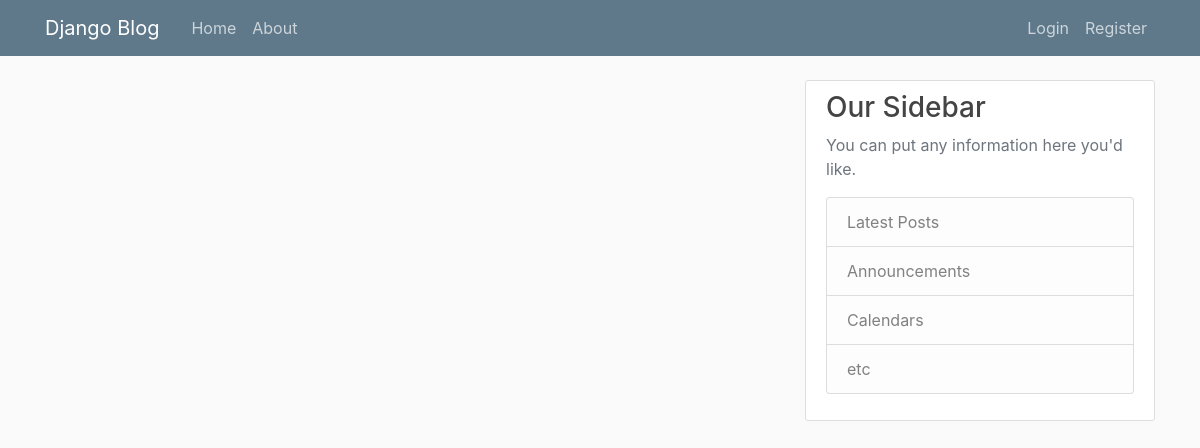
Before: / with the older database file.
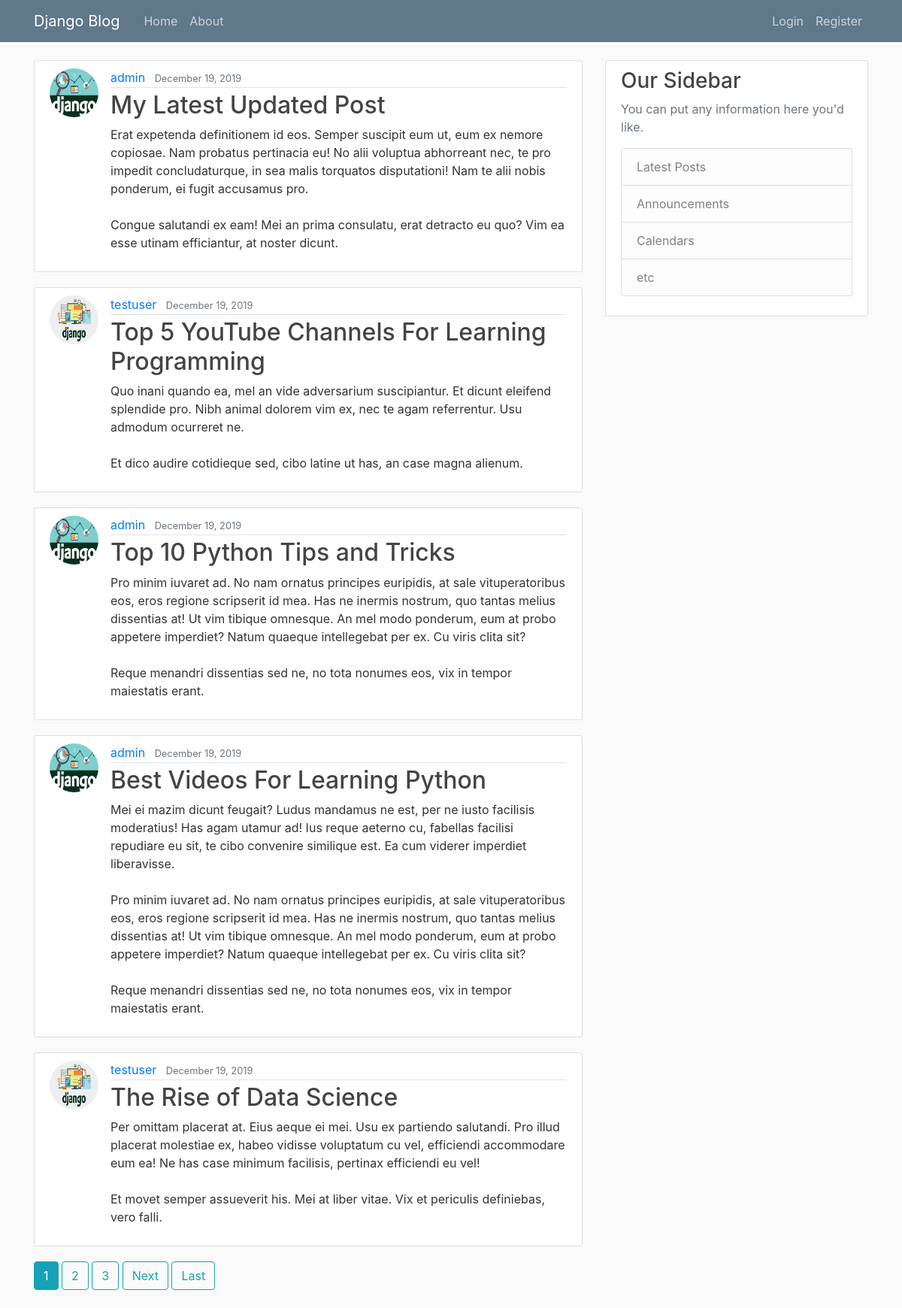
After: the same page with the newer database file.
### blogapp/models.py (models this page shows, shortened)
class Post(models.Model):
    title = models.CharField(max_length=100)
    content = models.TextField()
    date_posted = models.DateTimeField(default=timezone.now)
    author = models.ForeignKey(User, on_delete=models.CASCADE)

### usersapp/models.py (models this page shows, shortened)
class Profile(models.Model):
    user = models.OneToOneField(User, on_delete=models.CASCADE)
    image = models.ImageField(default="default.jpg", upload_to="profile_pics")

### blogapp/views.py (the view)
# urls.py: path('', PostListView.as_view(), name='blogapp-home'), #Custom convention see views.py
class PostListView(ListView): #used instead of home view #Using our conventions
    model = Post
    template_name = 'blogapp/home.html' # default=> <app>/<model>_viewtype<>/
    context_object_name = 'posts' #otherwise default is post_list will be searcched
    ordering= ['-date_posted'] # for odering latest posts to appear first
    paginate_by = 5

### blogapp/templates/blogapp/home.html (shortened to what this page needs)
{% extends "blogapp/base.html" %}
{% block content %}
    {% for post in posts %}
        <article class="media content-section">
          <img class="rounded-circle article-img" src="{{ post.author.profile.image.url }}" alt="">
          <div class="media-body">
            <div class="article-metadata">
              <a class="mr-2" href="{% url 'user-post' post.author.username %}">{{ post.author }}</a>
              <small class="text-muted">{{ post.date_posted | date:"F d, Y" }}</small>
            </div>
            <h2><a class="article-title" href="{% url 'post-detail' post.id %}">{{ post.title }}</a></h2>
            <p class="article-content">{{ post.content }}</p>
          </div>
        </article>
    {% endfor %}
    {% if is_paginated %}
      {% for num in page_obj.paginator.page_range %}
        {% if page_obj.number == num %}
          <a class="btn btn-info mb-4" href="?page={{ num }}">{{ num }}</a>
        {% elif num > page_obj.number|add:'-3' and num < page_obj.number|add:'3' %}
          <a class="btn btn-outline-info mb-4" href="?page={{ num }}">{{ num }}</a>
        {% endif %}
      {% endfor %}
      {% if page_obj.has_next %}
        <a class="btn btn-outline-info mb-4" href="?page={{page_obj.next_page_number}}">Next</a>
        <a class="btn btn-outline-info mb-4" href="?page={{ page_obj.paginator.num_pages }}">Last</a>
      {% endif %}
    {% endif %}
{% endblock content %}

### blogapp/templates/blogapp/base.html (shortened to what this page needs)
{% load static %}
<!DOCTYPE html>
<html>
<head>
    <link rel="stylesheet" href="https://maxcdn.bootstrapcdn.com/bootstrap/4.0.0/css/bootstrap.min.css">
    <link rel="stylesheet" type="text/css" href="{% static 'blogapp/main.css' %}">
</head>
<body>
    <header class="site-header">
      <nav class="navbar navbar-expand-md navbar-dark bg-steel fixed-top">
        <div class="container">
          <a class="navbar-brand mr-4" href="{% url 'blogapp-home' %}">Django Blog</a>
          <div class="collapse navbar-collapse" id="navbarToggle">
            <div class="navbar-nav mr-auto">
              <a class="nav-item nav-link" href="{% url 'blogapp-home' %}">Home</a>
              <a class="nav-item nav-link" href="{% url 'blogapp-about' %}">About</a>
            </div>
            <div class="navbar-nav">
              {% if user.is_authenticated %}
                <a class="nav-item nav-link" href="{% url 'post-create' %}">New Post</a>
                <a class="nav-item nav-link" href="{% url 'profile' %}">Profile</a>
                <a class="nav-item nav-link" href="{% url 'logout' %}">Logout</a>
              {% else %}
                <a class="nav-item nav-link" href="{% url 'login' %}">Login</a>
                <a class="nav-item nav-link" href="{% url 'register' %}">Register</a>
              {% endif %}
            </div>
          </div>
        </div>
      </nav>
    </header>
    <main role="main" class="container">
      <div class="row">
        <div class="col-md-8">
          {% block content %}{% endblock %}
        </div>
        <div class="col-md-4">
          <div class="content-section">
            <h3>Our Sidebar</h3>
            <p class='text-muted'>You can put any information here you'd like.
              <ul class="list-group">
                <li class="list-group-item list-group-item-light">Latest Posts</li>
                <li class="list-group-item list-group-item-light">Announcements</li>
                <li class="list-group-item list-group-item-light">Calendars</li>
                <li class="list-group-item list-group-item-light">etc</li>
              </ul>
            </p>
          </div>
        </div>
      </div>
    </main>
</body>
</html>

### blogapp/static/blogapp/main.css (style rules this page uses)
body { background: #fafafa; color: #333333; margin-top: 5rem; }
h1, h2, h3, h4, h5, h6 { color: #444444; }
ul { margin: 0; }
.bg-steel { background-color: #5f788a; }
.site-header .navbar-nav .nav-link { color: #cbd5db; }
.content-section { background: #ffffff; padding: 10px 20px; border: 1px solid #dddddd; border-radius: 3px; margin-bottom: 20px; }
.article-title { color: #444444; }
.article-content { white-space: pre-line; }
.article-img { height: 65px; width: 65px; margin-right: 16px; }
.article-metadata { padding-bottom: 1px; margin-bottom: 4px; border-bottom: 1px solid #e3e3e3 }

Changed rows visible on the page:
added Post: author.profile.image (picture), author "admin", date_posted "December 19, 2019", title "My Latest Updated Post", content "Erat expetenda definitionem id eos. Semper suscipit eum ut, eum ex nemore copiosae. Nam probatus pertinacia eu! No alii voluptua abhorreant nec, te pro impedit concludaturque, in sea malis torquatos disputationi! Nam te alii nobis ponderum, ei fugit accusamus pro. Congue salutandi ex eam! Mei an prima consulatu, erat detracto eu quo? Vim ea esse utinam efficiantur, at noster dicunt."
added Post: author.profile.image (placeholder picture), author "testuser", date_posted "December 19, 2019", title "Top 5 YouTube Channels For Learning Programming", content "Quo inani quando ea, mel an vide adversarium suscipiantur. Et dicunt eleifend splendide pro. Nibh animal dolorem vim ex, nec te agam referrentur. Usu admodum ocurreret ne. Et dico audire cotidieque sed, cibo latine ut has, an case magna alienum."
added Post: author.profile.image (picture), author "admin", date_posted "December 19, 2019", title "Top 10 Python Tips and Tricks", content "Pro minim iuvaret ad. No nam ornatus principes euripidis, at sale vituperatoribus eos, eros regione scripserit id mea. Has ne inermis nostrum, quo tantas melius dissentias at! Ut vim tibique omnesque. An mel modo ponderum, eum at probo appetere imperdiet? Natum quaeque intellegebat per ex. Cu viris clita sit? Reque menandri dissentias sed ne, no tota nonumes eos, vix in tempor maiestatis erant."
added Post: author.profile.image (picture), author "admin", date_posted "December 19, 2019", title "Best Videos For Learning Python", content "Mei ei mazim dicunt feugait? Ludus mandamus ne est, per ne iusto facilisis moderatius! Has agam utamur ad! Ius reque aeterno cu, fabellas facilisi repudiare eu sit, te cibo convenire similique est. Ea cum viderer imperdiet liberavisse. Pro minim iuvaret ad. No nam ornatus principes euripidis, at sale vituperatoribus eos, eros regione scripserit id mea. Has ne inermis nostrum, quo tantas melius dissentias at! Ut vim tibique omnesque. An mel modo ponderum, eum at probo appetere imperdiet? Natum quaeque intellegebat per ex. Cu viris clita sit? Reque menandri dissentias sed ne, no tota nonumes eos, vix in tempor maiestatis erant."
added Post: author.profile.image (placeholder picture), author "testuser", date_posted "December 19, 2019", title "The Rise of Data Science", content "Per omittam placerat at. Eius aeque ei mei. Usu ex partiendo salutandi. Pro illud placerat molestiae ex, habeo vidisse voluptatum cu vel, efficiendi accommodare eum ea! Ne has case minimum facilisis, pertinax efficiendi eu vel! Et movet semper assueverit his. Mei at liber vitae. Vix et periculis definiebas, vero falli."
Other visible differences:
new list line: "1"
new list line: "2"
new list line: "3"
text now shown: "Next Last"
